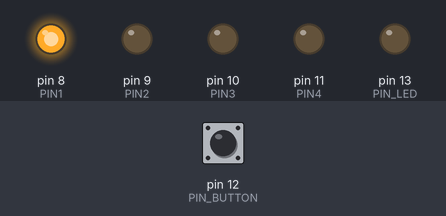
A sketch run on a simulated Arduino Uno, built with avr-gcc and run on an emulated ATmega328P. Shown: output pins drawn as LEDs (lit = HIGH). Inputs (shaded band) come from the test bench; at power-on: pin 12 (PIN_BUTTON) LOW. What the sketch prints to the serial monitor is not drawn.

Above: at 1.2 s.
1.3 s: pin 12 (PIN_BUTTON) pulled HIGH for 0.15 s
At 2.0 s:
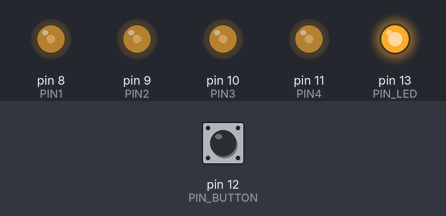
4.3 s: pin 12 (PIN_BUTTON) pulled HIGH for 1 s
At 5.1 s:
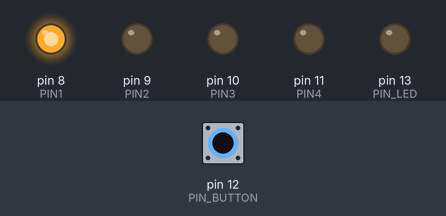
6.8 s: pin 12 (PIN_BUTTON) pulled HIGH for 3.2 s
At 10.5 s:
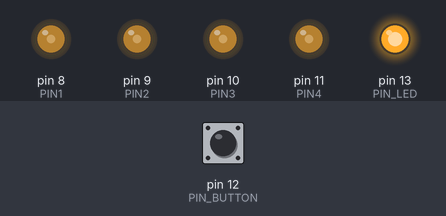
11.5 s: pin 12 (PIN_BUTTON) pulled HIGH for 0.15 s
At 12.3 s:
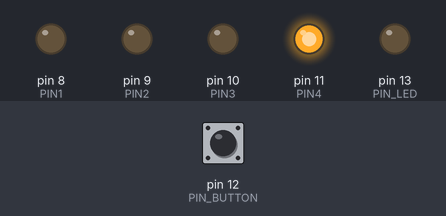
13.1 s: pin 12 (PIN_BUTTON) pulled HIGH for 0.15 s
At 14.6 s:
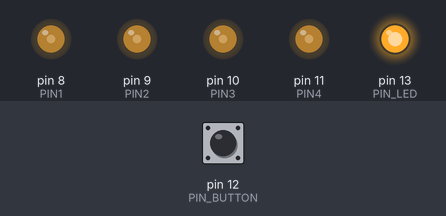
16.1 s: pin 12 (PIN_BUTTON) pulled HIGH for 1 s
At 16.5 s:
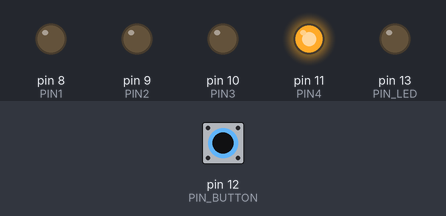
Timing chart, 0 to 19.1 s (numbered marks = the images above; inputs shaded):
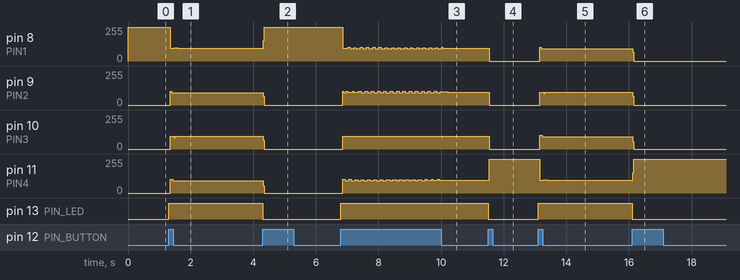

Measured:
- after the input at 1.3 s, pin 8 (PIN1): 255/255 → 94/255 after 0.06 s, → 101/255 0.12 s later, → 94/255 0.12 s later; pin 9 (PIN2): 0/255 → 92/255 after 0.06 s; pin 10 (PIN3): 0/255 → 97/255 after 0.06 s, → 96/255 0.12 s later; pin 11 (PIN4): 0/255 → 102/255 after 0.06 s, → 92/255 0.08 s later; pin 13 (PIN_LED): LOW → HIGH at once
- after the input at 4.3 s, pin 8 (PIN1): 94/255 → 255/255 at once; pin 9 (PIN2), pin 11 (PIN4): 92/255 → 0/255 at once; pin 10 (PIN3): 96/255 → 0/255 at once; pin 13 (PIN_LED): HIGH → LOW at once
- after the input at 6.8 s, pin 10 (PIN3): 0/255 → 97/255 after 0.06 s; pin 13 (PIN_LED): LOW → HIGH at once
- after the input at 11.5 s, pin 8 (PIN1): 96/255 → 0/255 at once; pin 9 (PIN2): 94/255 → 0/255 at once; pin 10 (PIN3): 97/255 → 0/255 at once; pin 11 (PIN4): 96/255 → 255/255 at once; pin 13 (PIN_LED): HIGH → LOW at once
- after the input at 13.1 s, pin 8 (PIN1): 0/255 → 92/255 after 0.06 s; pin 9 (PIN2): 0/255 → 97/255 after 0.06 s, → 96/255 0.12 s later; pin 10 (PIN3): 0/255 → 102/255 after 0.06 s, → 92/255 0.08 s later; pin 11 (PIN4): 255/255 → 94/255 after 0.06 s, → 101/255 0.12 s later, → 94/255 0.12 s later; pin 13 (PIN_LED): LOW → HIGH at once
- after the input at 16.1 s, pin 8 (PIN1), pin 10 (PIN3): 92/255 → 0/255 at once; pin 9 (PIN2): 96/255 → 0/255 at once; pin 11 (PIN4): 94/255 → 255/255 at once; pin 13 (PIN_LED): HIGH → LOW at once

The sketch:

sketch_dec21a.ino
```cpp
#define PIN_LED 13
#define PIN_BUTTON 12
#define PIN1  8
#define PIN2  9
#define PIN3  10
#define PIN4  11
#define delay_between_steps 800

int step_number = 0;
int trigger_button = 0;
bool apply_changes = true;
bool was_high = false;

void setup() {
  // put your setup code here, to run once:
  Serial.begin(115200);
  pinMode(PIN1, OUTPUT);
  pinMode(PIN2, OUTPUT);
  pinMode(PIN3, OUTPUT);
  pinMode(PIN4, OUTPUT);
  digitalWrite(PIN1, HIGH);
  digitalWrite(PIN2, LOW);
  digitalWrite(PIN3, LOW);
  digitalWrite(PIN4, LOW);

  pinMode(PIN_LED, OUTPUT);
  pinMode(PIN_BUTTON, INPUT);
}

void loop() {
  // put your main code here, to run repeatedly:
  if (digitalRead(PIN_BUTTON) == HIGH) {  // Wenn auf der Eingangsleitung des Tasters HIGH anliegt ...
    Serial.print(trigger_button);
    Serial.print(apply_changes);
    if (trigger_button == 0 && apply_changes) {
      trigger_button = 1;        // LED anschalten,
      apply_changes = false;
      was_high = true;
    } else if (apply_changes) {
      trigger_button = 0;         // LED anschalten,
      apply_changes = false;
      was_high = true;
    }
  }

  if (digitalRead(PIN_BUTTON) == LOW && was_high)
  {
    apply_changes = true;
    was_high = false;
  }
  if (trigger_button == 1) {
    run_active();
  } else {
    run_stop();
  }
}

void run_active() {
    digitalWrite(PIN_LED, HIGH);
    dostep(true);
}

void run_stop() {
    digitalWrite(PIN_LED, LOW);
}

void dostep(bool direction) {
  unsigned long current, start;
  start=micros();
  current=micros();
  while(current-start<=delay_between_steps) {
      current=micros();
  }
    switch(step_number) {
     case 0:
       digitalWrite(PIN1, LOW);
       digitalWrite(PIN2, LOW);
       digitalWrite(PIN3, LOW);
       digitalWrite(PIN4, HIGH);
     break;
     case 1:
       digitalWrite(PIN1, LOW);
       digitalWrite(PIN2, LOW);
       digitalWrite(PIN3, HIGH);
       digitalWrite(PIN4, HIGH);
     break;
     case 2:
       digitalWrite(PIN1, LOW);
       digitalWrite(PIN2, LOW);
       digitalWrite(PIN3, HIGH);
       digitalWrite(PIN4, LOW);
     break;
     case 3:
       digitalWrite(PIN1, LOW);
       digitalWrite(PIN2, HIGH);
       digitalWrite(PIN3, HIGH);
       digitalWrite(PIN4, LOW);
     break;
     case 4:
       digitalWrite(PIN1, LOW);
       digitalWrite(PIN2, HIGH);
       digitalWrite(PIN3, LOW);
       digitalWrite(PIN4, LOW);
     break;
     case 5:
       digitalWrite(PIN1, HIGH);
       digitalWrite(PIN2, HIGH);
       digitalWrite(PIN3, LOW);
       digitalWrite(PIN4, LOW);
     break;
     case 6:
        digitalWrite(PIN1, HIGH);
        digitalWrite(PIN2, LOW);
        digitalWrite(PIN3, LOW);
        digitalWrite(PIN4, LOW);
      break;
      case 7:
        digitalWrite(PIN1, HIGH);
        digitalWrite(PIN2, LOW);
        digitalWrite(PIN3, LOW);
        digitalWrite(PIN4, HIGH);
      break;
      default:
         digitalWrite(PIN1, LOW);
         digitalWrite(PIN2, LOW);
         digitalWrite(PIN3, LOW);
         digitalWrite(PIN4, LOW);

    }
  if(direction) {
    step_number++;
    if (step_number > 7) {
      step_number = 0;
    }
  } else {
    step_number--;
    if(step_number < 0) {
      step_number = 7;
    }
  }
}
```
